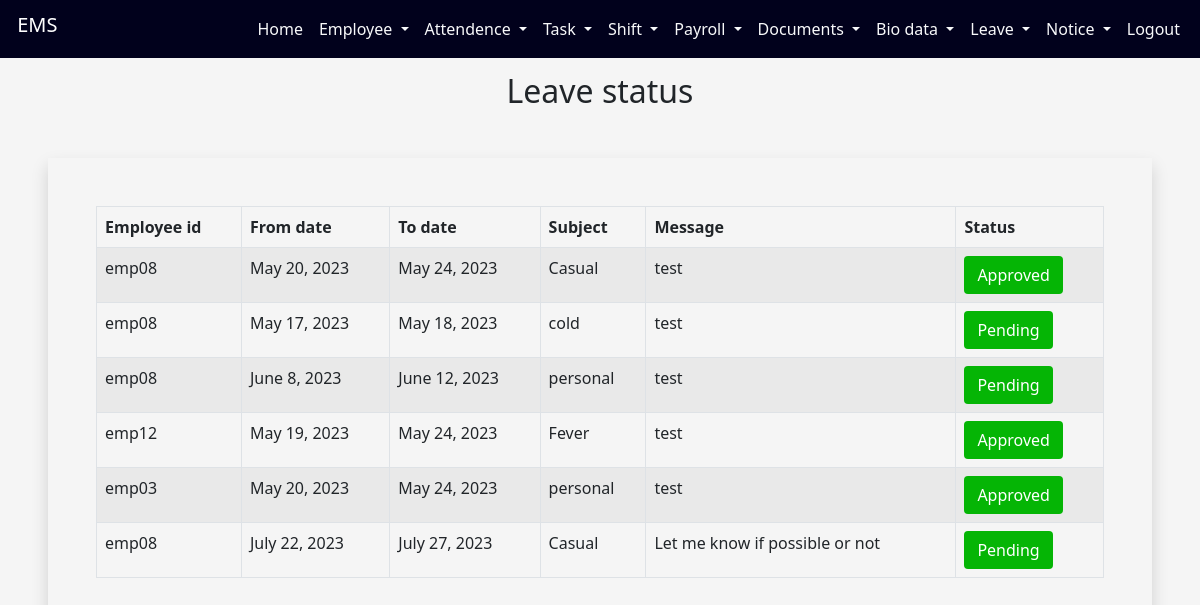
Page /employeeapp/leavestatus/ on the committed database.
### employeeapp/models.py (models this page shows, shortened)
class empleave(models.Model):
    Response=(
        ('Pending','Pending'),
        ('Approved','Approved'),
        ('Declined','Declined')
    )
    empid = models.CharField(max_length=10)
    fromdate=models.DateField()
    todate=models.DateField()
    subject=models.CharField(max_length=100)
    message=models.CharField(max_length=200)
    response = models.CharField(max_length=50, choices=Response, default='Pending')

### employeeapp/views.py (the view)
# urls.py: path('leavestatus/',leavestatus),
def leavestatus(request):
    a = empleave.objects.all()
    frdt = []
    todt = []
    sbt = []
    msg = []
    stus = []
    empid=[]
    ein=[]
    for i in a:
        id = i.id
        ein.append(id)
        fd = i.fromdate
        frdt.append(fd)
        td = i.todate
        todt.append(td)
        sb = i.subject
        sbt.append(sb)
        mg = i.message
        msg.append(mg)
        eid = i.empid
        empid.append(eid)
        st = i.response
        stus.append(st)
    mylist = zip(frdt, todt, sbt, msg, stus,empid,ein)
    return render(request,"leavestatus.html",{'mylist':mylist})

### employeeapp/templates/leavestatus.html (shortened to what this page needs)
<!DOCTYPE html>
<html lang="en">
<head>
  <link href="https://cdn.jsdelivr.net/npm/bootstrap@5.0.2/dist/css/bootstrap.min.css" rel="stylesheet">
</head>
<body style="background-color: whitesmoke;">
<div class="container-fluid">
            <nav class="navbar navbar-expand-lg fixed-top ">
                <div class="container-fluid">
                  <h1 class="navbar-brand"  id="h">&nbsp;EMS</h1>
                  <div class="d-flex">
                  <div class="collapse navbar-collapse" id="navbarSupportedContent">
                    <ul class="navbar-nav me-auto mb-2 mb-lg-0">
                            <li class="nav-item">
                              <a class="nav-link text-light" href="http://127.0.0.1:8000/employeeapp/adminprofile/">Home</a>
                            </li>
                            <li class="nav-item dropdown">
                                <a class="nav-link text-light dropdown-toggle" href="#" id="navbarDropdown" role="button" data-bs-toggle="dropdown" aria-expanded="false">
                                  Employee
                                </a>
                              </li>
                              <li class="nav-item dropdown">
                                <a class="nav-link text-light dropdown-toggle" href="#" id="navbarDropdown" role="button" data-bs-toggle="dropdown" aria-expanded="false">
                                  Attendence
                                </a>
                              </li>
                              <li class="nav-item dropdown">
                                <a class="nav-link text-light dropdown-toggle" href="#" id="navbarDropdown" role="button" data-bs-toggle="dropdown" aria-expanded="false">
                                  Task
                                </a>
                              </li>
                              <li class="nav-item dropdown">
                                <a class="nav-link text-light dropdown-toggle" href="#" id="navbarDropdown" role="button" data-bs-toggle="dropdown" aria-expanded="false">
                                  Shift
                                </a>
                              </li>
                              <li class="nav-item dropdown">
                                <a class="nav-link text-light dropdown-toggle" href="#" id="navbarDropdown" role="button" data-bs-toggle="dropdown" aria-expanded="false">
                                  Payroll
                                </a>
                              </li>
                              <li class="nav-item dropdown">
                                <a class="nav-link text-light dropdown-toggle" href="#" id="navbarDropdown" role="button" data-bs-toggle="dropdown" aria-expanded="false">
                                 Documents
                                </a>
                              </li>
                        <li class="nav-item dropdown">
                                <a class="nav-link text-light dropdown-toggle" href="#" id="navbarDropdown" role="button" data-bs-toggle="dropdown" aria-expanded="false">
                                 Bio data
                                </a>
                              </li>
                              <li class="nav-item dropdown">
                                <a class="nav-link text-light dropdown-toggle" href="#" id="navbarDropdown" role="button" data-bs-toggle="dropdown" aria-expanded="false">
                                 Leave
                                </a>
                              </li>
                              <li class="nav-item dropdown">
                                <a class="nav-link text-light dropdown-toggle" href="#" id="navbarDropdown" role="button" data-bs-toggle="dropdown" aria-expanded="false">
                                 Notice
                                </a>
                              </li>
                            <li class="nav-item">
                              <a class="nav-link text-light" href="http://127.0.0.1:8000/employeeapp/adminlogout/">Logout</a>
                            </li>
                          </ul>
                      </div>
                      </div>
                 </div>
        </nav>
        </div> <br><br><br>
<div class="container">
  <h2 align="center" style="font-family:'Segoe UI', Tahoma, Geneva, Verdana, sans-serif">Leave status</h2>
</div>
<div class="shadow p-5 m-5" style="overflow: auto">
<table class="table table-hover table-condensed table-striped table-bordered">
      <thead>
        <tr>
            <th>Employee id</th>
          <th>From date</th>
          <th>To date</th>
          <th>Subject</th>
           <th>Message</th>
            <th>Status</th>
        </tr>
      </thead>
      <tbody>
{% for i,j,k,l,m,n,o in mylist %}
        <tr>
            <td>{{n}}</td>
          <td>{{i}}</td>
          <td>{{j}}</td>
          <td>{{k}}</td>
            <td>{{l}}</td>
            <td>
                <a href="http://127.0.0.1:8000/employeeapp/updateleave/{{o}}" class="btn" style="background-color:rgb(5, 181, 5);color:white;" >{{m}}</a>
            </td>
        </tr>
{% endfor %}
      </tbody>
    </table>
</div>
  </body>
</html>

### employeeapp/templates/leavestatus.html (style rules this page uses)
.navbar { background-color:rgb(1, 1, 28); }
#h { color:white; }

### rows in the picture
empleave: mylist "emp08", mylist "May 20, 2023", mylist "May 24, 2023", mylist "Casual", mylist "test", mylist "Approved"
empleave: mylist "emp08", mylist "May 17, 2023", mylist "May 18, 2023", mylist "cold", mylist "test", mylist "Pending"
empleave: mylist "emp08", mylist "June 8, 2023", mylist "June 12, 2023", mylist "personal", mylist "test", mylist "Pending"
empleave: mylist "emp12", mylist "May 19, 2023", mylist "May 24, 2023", mylist "Fever", mylist "test", mylist "Approved"
empleave: mylist "emp03", mylist "May 20, 2023", mylist "May 24, 2023", mylist "personal", mylist "test", mylist "Approved"
empleave: mylist "emp08", mylist "July 22, 2023", mylist "July 27, 2023", mylist "Casual", mylist "Let me know if possible or not", mylist "Pending"
